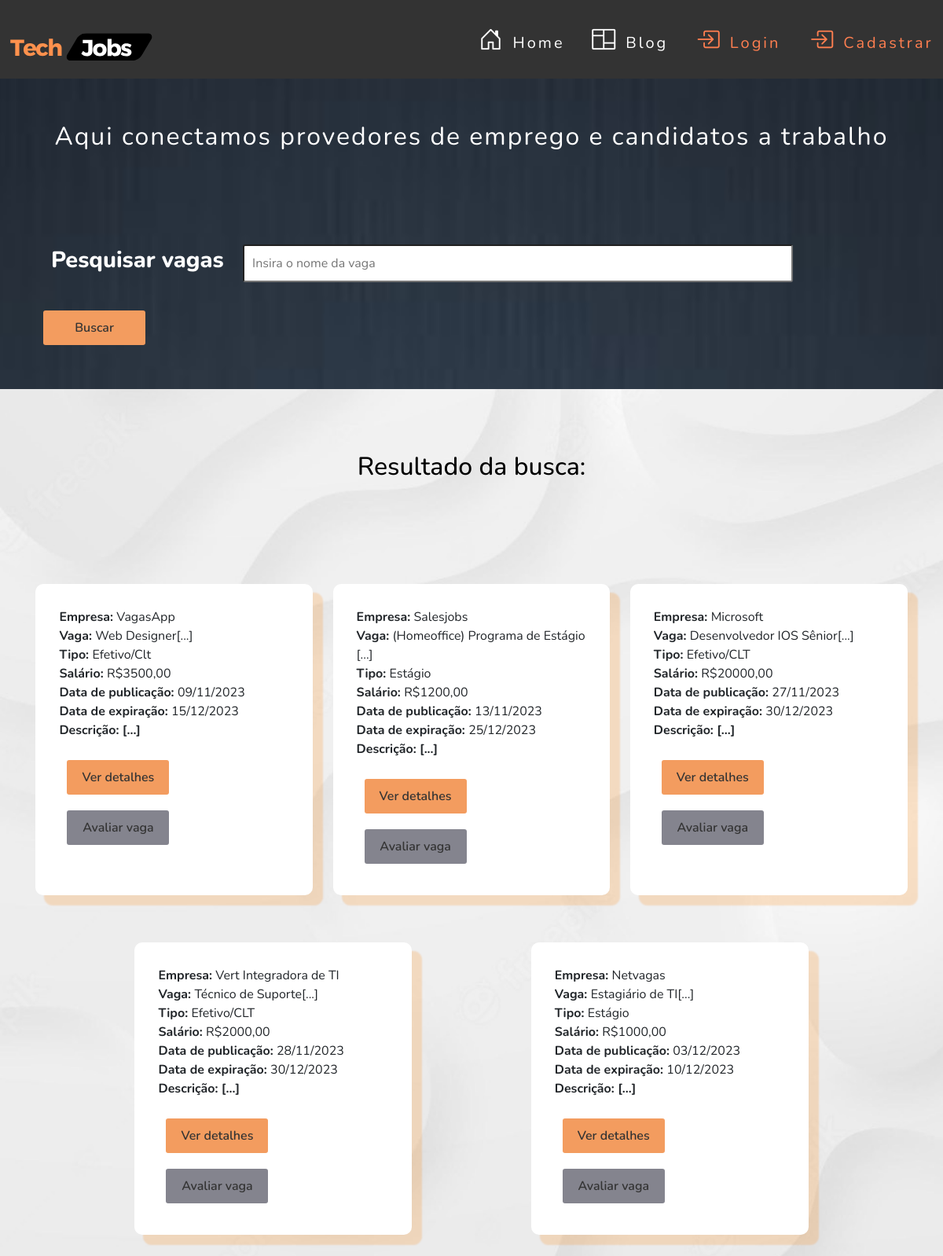
The page /vaga/consulta.php on the database its author committed.
### tables this page shows
CREATE TABLE `vaga` (
  `id` int NOT NULL,
  `nome` varchar(150) NOT NULL,
  `tipo` varchar(30) NOT NULL,
  `descricao` longtext NOT NULL,
  `salario` varchar(50) NOT NULL,
  `carga_horaria` varchar(100) NOT NULL,
  `data_publicacao` date NOT NULL,
  `data_expiracao` date NOT NULL,
  `usuario_id` int DEFAULT NULL
);

CREATE TABLE `usuario` (
  `id` int NOT NULL,
  `nome` varchar(40) DEFAULT NULL,
  `razao_social` varchar(50) DEFAULT NULL,
  `cpf` varchar(20) DEFAULT NULL,
  `cnpj` varchar(18) DEFAULT NULL,
  `senha` varchar(50) DEFAULT NULL,
  `email` varchar(50) NOT NULL,
  `sexo` varchar(20) DEFAULT NULL,
  `ddi` varchar(6) DEFAULT NULL,
  `ddd` varchar(20) DEFAULT NULL,
  `numero` varchar(17) DEFAULT NULL,
  `cep` varchar(15) DEFAULT NULL,
  `cidade` varchar(30) DEFAULT NULL,
  `logradouro` varchar(10) DEFAULT NULL,
  `bairro` varchar(30) DEFAULT NULL,
  `lote` varchar(10) DEFAULT NULL,
  `rua` varchar(30) DEFAULT NULL,
  `complemento` varchar(20) DEFAULT NULL,
  `curriculo` varchar(100) DEFAULT NULL,
  `perfil_id` int DEFAULT NULL
);

### src/database/conexao.php (called while the page is built)
<?php
class Conexao
{
    public static function getConexao()
    {
        try {
            return new PDO("mysql:host=127.0.0.1;dbname=techjobsdb", "root", "");
        } catch (\PDOException $e) {
            echo 'Error ao conectar com banco de dados. ' . $e->getMessage();
            return null;
        }
    }
}

### src/dao/vagadao.php (called while the page is built, shortened)
<?php
include_once __DIR__ . '/../database/conexao.php';
class VagaDAO
{
    private $dbh;
    public function __construct()
    {
        $this->dbh = Conexao::getConexao();
    }
    public function getByVaga(string $nome)
    {
        $vaga = filter_input(INPUT_POST, 'vaga', FILTER_SANITIZE_SPECIAL_CHARS);
        $query = ("SELECT * FROM vaga WHERE nome LIKE '%$vaga%'");
        $stmt = $this->dbh->query($query);
        $resultados = $stmt->fetchAll(PDO::FETCH_ASSOC);
        $this->dbh = null;
        return $resultados;
    }
}

### src/dao/usuariodao.php (called while the page is built, shortened)
<?php
include_once __DIR__ . '/../database/conexao.php';
class  UsuarioDAO
{
    private $dbh;
    public function __construct()
    {
        $this->dbh = Conexao::getConexao();
    }
    public function getById($id)
    {
        $query = "SELECT * FROM usuario WHERE id = :id";
        $stmt = $this->dbh->prepare($query);
        $stmt->bindParam(":id", $id);
        $stmt->execute();
        $row = $stmt->fetch(PDO::FETCH_BOTH);
        $this->dbh = null;
        return $row;
    }
}

### vaga/consulta.php (the view, shortened to what this page needs)
<?php
require_once __DIR__ . '/../src/dao/vagadao.php';
require_once __DIR__ . '/../src/dao/usuariodao.php';
if (isset($_SESSION['usuario'])) {
    require_once __DIR__ . '/../auth/permissoes.php';
    require_once __DIR__ . '/../layouts/headerlogin.php';
} else {
    require_once __DIR__ . '/../layouts/headerHome.php';
}
$dao = new VagaDAO();
$vagas = $dao->getByVaga('$nome');
?>
<link rel="stylesheet" href="https://maxcdn.bootstrapcdn.com/bootstrap/4.0.0/css/bootstrap.min.css"
>
<link rel="stylesheet" href="../assets/css/style.css">
<link rel="stylesheet" href="../assets/css/button.css">
<link rel="stylesheet" href="https://cdn.jsdelivr.net/npm/bootstrap-icons@1.11.1/font/bootstrap-icons.css">
<body id="home">
<div class="main-cta">
    <article class="main-cta-banner">
        <div class="main-cta-banner-spacer">
            <p>Aqui conectamos provedores de emprego e candidatos a trabalho</p>
            <div class="col-md-12">
                <div class="card-body font-weight-bold">
                    <div class="form-group main-cta-banner-busca">
                        <form action="consulta.php" method="POST">
                            <label for="vaga">
                                <h1>Pesquisar vagas</h1>
                            </label>
                            <input type="text" name="vaga" size="50" placeholder="Insira o nome da vaga"></input>
                            <button type="submit" class="btn-primary btn-orange">Buscar</button>
                        </form>
                    </div>
                </div>
            </div>
        </div>
    </article>
</div>
<section class="main-blog">
    <div class="main-blog-content">
        <?php
        if (!count($vagas)) { ?>
            <div class="main-blog-header">
                <h2 class="aos-init aos-animate">
                    Ainda não temos as vagas que você procura :( <br>
                    <a href="../">
                        <button type="button" class="btn btn-primary btn-lg ">
                            Voltar
                        </button>
                    </a>
                </h2>
            </div>
        <?php } else { ?>
            <div class="main-blog-header">
                <h2 class="aos-init aos-animate">
                    Resultado da busca:
                </h2>
            </div>
            <?php foreach ($vagas
                           as $vaga) {
                $id = $vaga['usuario_id'];
                $dao = new UsuarioDAO();
                $usuario = $dao->getById($id);
                ?>
                <article>
                    <?php echo '<strong>Empresa: </strong>' . ucfirst($usuario[1]) ?><br>
                    <div class="content" title="<?= $vaga['descricao'] ?>">
                        <?php echo '<strong>Vaga: </strong>' . substr(ucfirst($vaga['nome']), 0, 34); ?>[...]<br>
                        <p><?php echo '<strong>Tipo: </strong> ' . ucfirst($vaga['tipo']) ?><br>
                            <?php echo '<strong>Salário: </strong> ' . $vaga['salario'] ?><br>
                            <?php echo '<strong>Data de publicação: </strong> ' . date('d/m/Y', strtotime(($vaga['data_publicacao']))); ?>
                            <br>
                            <?php echo '<strong>Data de expiração: </strong> ' . date('d/m/Y', strtotime(($vaga['data_expiracao']))); ?>
                            <br>
                            <?php echo '<strong>Descrição: [...]</strong> '; ?>
                        </p>
                        <span>
               <a href="../vaga/candidatar.php?id=<?= $vaga['id'] ?>">
                    <button type="submit" class="btn-orange">Ver detalhes
                    </button>
               </a>
               <a href="../vaga/avaliar.php?id=<?= $vaga['id'] ?>">
                    <button type="submit" class="btn">Avaliar vaga
                    </button>
               </a>
            </span>
                    </div>
                </article>
            <?php }
        } ?>
    </div>
</section>
</body>

### assets/css/style.css (style rules this page uses)
* { margin: 0; padding: 0; box-sizing: border-box; font-family: Nunito, Arial, Helvetica, sans-serif; }
body { background-color: #eee; animation-name: FadeIn; animation-duration: .6s; animation-delay: .5s; animation-timing-function: ease-in-out; animation-fill-mode: backwards; animation-direction: alternate; font-family: Arial, Helvetica, sans-serif; background: url("../img/0-white-bg-1.jpeg"); background-size: cover; overflow-x: hidden; }
.main-cta { width: 100%; background-image: url(../img/blue2.jpg); background-color: #333333; background-position: center center; background-size: cover; background-repeat: no-repeat; background-attachment: fixed; color: #fff; }
.main-cta .main-cta-banner { max-width: 1300px; margin: 0 auto; }
.main-cta .main-cta-banner .main-cta-banner-spacer p { font-size: 2rem; font-weight: 400; letter-spacing: 2px; color: #ffffff; text-align: center; padding: 50px 0; }
.main-cta .main-cta-banner .main-cta-banner-spacer label h1 { font-size: 1.8em; font-weight: 800; color: #ffffff; text-align: center; padding: 20px; }
.main-cta-banner-busca { padding: 10px; width: 100%; }
.main-cta-banner-busca input { padding: 10px; width: 700px; border-radius: 3px; margin-right: 15px; }
.main-blog { max-width: 1300px; margin-left: auto; margin-right: auto; }
.main-blog .main-blog-header { width: 100%; padding-bottom: 50px; margin-bottom: 30px; }
.main-blog .main-blog-header h2 { color: #000000; margin: 0 5px; padding-top: 60px; padding-bottom: 50px; font-size: 2rem; font-weight: 500; text-align: center; }
.main-blog .main-blog-content { display: flex; flex-wrap: wrap; justify-content: space-evenly; margin: 20px; }
.main-blog .main-blog-content article { flex-basis: calc(33% - 30px); margin-bottom: 60px; border: none #e2dddd; border-radius: 10px; background-color: #fff; box-shadow: 12px 12px 2px 1px rgba(255, 132, 0, 0.2); padding: 30px; }
a { text-decoration: none }

### assets/css/button.css (style rules this page uses)
.btn { border: none; padding: 10px; margin: 10px; width: 130px; background-color: rgb(132, 132, 142); color: #333333; text-align: center; text-decoration: none; font-weight: 600; border-radius: 3px; flex-basis: 20%; cursor: pointer; transition: 0.6s; }
.btn-orange { border: none; padding: 10px; margin: 10px; width: 130px; background-color: rgb(243, 156, 95); color: #333333; text-align: center; text-decoration: none; font-weight: 600; border-radius: 3px; flex-basis: 20%; cursor: pointer; transition: 0.6s; }

### rows shown on the page
vaga: usuario.nome "VagasApp", nome "Web Designer", tipo "Efetivo/Clt", salario "R$3500,00", data_publicacao "09/11/2023", data_expiracao "15/12/2023"
vaga: usuario.nome "Salesjobs", nome "(Homeoffice) Programa de Estágio", tipo "Estágio", salario "R$1200,00", data_publicacao "13/11/2023", data_expiracao "25/12/2023"
vaga: usuario.nome "Microsoft", nome "Desenvolvedor IOS Sênior", tipo "Efetivo/CLT", salario "R$20000,00", data_publicacao "27/11/2023", data_expiracao "30/12/2023"
vaga: usuario.nome "Vert Integradora de TI", nome "Técnico de Suporte", tipo "Efetivo/CLT", salario "R$2000,00", data_publicacao "28/11/2023", data_expiracao "30/12/2023"
vaga: usuario.nome "Netvagas", nome "Estagiário de TI", tipo "Estágio", salario "R$1000,00", data_publicacao "03/12/2023", data_expiracao "10/12/2023"
